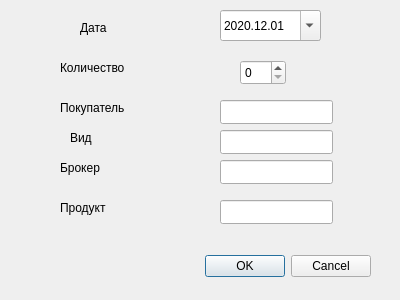
<?xml version="1.0" encoding="UTF-8"?>
<ui version="4.0">
 <class>Dialog_Insert</class>
 <widget class="QDialog" name="Dialog_Insert">
  <property name="geometry">
   <rect>
    <x>0</x>
    <y>0</y>
    <width>400</width>
    <height>300</height>
   </rect>
  </property>
  <property name="windowTitle">
   <string>Добавление сделки</string>
  </property>
  <widget class="QDialogButtonBox" name="buttonBox">
   <property name="geometry">
    <rect>
     <x>30</x>
     <y>250</y>
     <width>341</width>
     <height>32</height>
    </rect>
   </property>
   <property name="orientation">
    <enum>Qt::Horizontal</enum>
   </property>
   <property name="standardButtons">
    <set>QDialogButtonBox::Cancel|QDialogButtonBox::Ok</set>
   </property>
  </widget>
  <widget class="QLabel" name="label">
   <property name="geometry">
    <rect>
     <x>80</x>
     <y>20</y>
     <width>55</width>
     <height>16</height>
    </rect>
   </property>
   <property name="text">
    <string>Дата</string>
   </property>
  </widget>
  <widget class="QLabel" name="label_2">
   <property name="geometry">
    <rect>
     <x>60</x>
     <y>60</y>
     <width>81</width>
     <height>16</height>
    </rect>
   </property>
   <property name="text">
    <string>Количество</string>
   </property>
  </widget>
  <widget class="QLabel" name="label_3">
   <property name="geometry">
    <rect>
     <x>60</x>
     <y>100</y>
     <width>71</width>
     <height>16</height>
    </rect>
   </property>
   <property name="text">
    <string>Покупатель</string>
   </property>
  </widget>
  <widget class="QDateEdit" name="dateEdit">
   <property name="geometry">
    <rect>
     <x>220</x>
     <y>10</y>
     <width>101</width>
     <height>31</height>
    </rect>
   </property>
   <property name="currentSection">
    <enum>QDateTimeEdit::YearSection</enum>
   </property>
   <property name="displayFormat">
    <string>yyyy.MM.dd</string>
   </property>
   <property name="calendarPopup">
    <bool>true</bool>
   </property>
   <property name="timeSpec">
    <enum>Qt::LocalTime</enum>
   </property>
   <property name="date">
    <date>
     <year>2020</year>
     <month>12</month>
     <day>1</day>
    </date>
   </property>
  </widget>
  <widget class="QSpinBox" name="spinBox">
   <property name="geometry">
    <rect>
     <x>240</x>
     <y>60</y>
     <width>46</width>
     <height>25</height>
    </rect>
   </property>
   <property name="buttonSymbols">
    <enum>QAbstractSpinBox::UpDownArrows</enum>
   </property>
   <property name="stepType">
    <enum>QAbstractSpinBox::AdaptiveDecimalStepType</enum>
   </property>
  </widget>
  <widget class="QLineEdit" name="lineEdit_2">
   <property name="geometry">
    <rect>
     <x>220</x>
     <y>130</y>
     <width>113</width>
     <height>24</height>
    </rect>
   </property>
  </widget>
  <widget class="QLineEdit" name="lineEdit_3">
   <property name="geometry">
    <rect>
     <x>220</x>
     <y>160</y>
     <width>113</width>
     <height>24</height>
    </rect>
   </property>
  </widget>
  <widget class="QLabel" name="label_4">
   <property name="geometry">
    <rect>
     <x>70</x>
     <y>130</y>
     <width>55</width>
     <height>16</height>
    </rect>
   </property>
   <property name="text">
    <string>Вид</string>
   </property>
  </widget>
  <widget class="QLabel" name="label_5">
   <property name="geometry">
    <rect>
     <x>60</x>
     <y>160</y>
     <width>55</width>
     <height>16</height>
    </rect>
   </property>
   <property name="text">
    <string>Брокер</string>
   </property>
  </widget>
  <widget class="QLabel" name="label_6">
   <property name="geometry">
    <rect>
     <x>60</x>
     <y>200</y>
     <width>61</width>
     <height>16</height>
    </rect>
   </property>
   <property name="text">
    <string>Продукт</string>
   </property>
  </widget>
  <widget class="QLineEdit" name="lineEdit_4">
   <property name="geometry">
    <rect>
     <x>220</x>
     <y>200</y>
     <width>113</width>
     <height>24</height>
    </rect>
   </property>
  </widget>
  <widget class="QLineEdit" name="lineEdit">
   <property name="geometry">
    <rect>
     <x>220</x>
     <y>100</y>
     <width>113</width>
     <height>24</height>
    </rect>
   </property>
  </widget>
 </widget>
 <resources/>
 <connections>
  <connection>
   <sender>buttonBox</sender>
   <signal>accepted()</signal>
   <receiver>Dialog_Insert</receiver>
   <slot>accept()</slot>
   <hints>
    <hint type="sourcelabel">
     <x>248</x>
     <y>254</y>
    </hint>
    <hint type="destinationlabel">
     <x>157</x>
     <y>274</y>
    </hint>
   </hints>
  </connection>
  <connection>
   <sender>buttonBox</sender>
   <signal>rejected()</signal>
   <receiver>Dialog_Insert</receiver>
   <slot>reject()</slot>
   <hints>
    <hint type="sourcelabel">
     <x>316</x>
     <y>260</y>
    </hint>
    <hint type="destinationlabel">
     <x>286</x>
     <y>274</y>
    </hint>
   </hints>
  </connection>
 </connections>
</ui>
